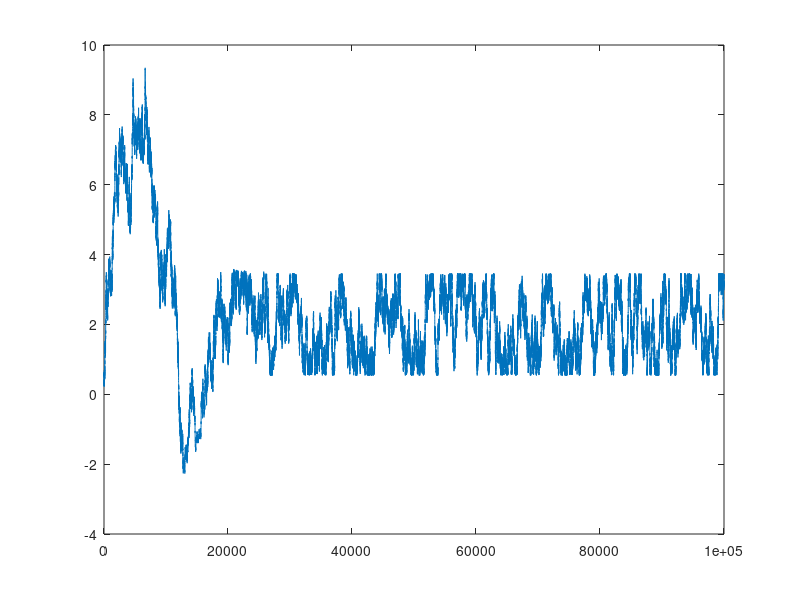

Source code (MATLAB):
clc,clear

f = @(x)-(x-2)^2;

T = 1e4;
T_decrease = 0.9995;
x_min = -10;
x_max = 10;

range = 0.2;

x0 = x_min+rand*(x_max-x_min);
y0 = f(x0);
box = zeros(1,100000);
box_x = zeros(1,100000);
for i = 1:100000
    x1 = x0 + rand*range-(range)/2;
    if x1<x_min;
        x1 = x_min;
    end
    if x1 > x_max
        x1 = x_max;   
    end
    y1 = f(x1);
    error = y1-y0;
    if error >= 0
        x0 = x1;
        y1 = y0;
    elseif exp(error/T)>rand;
        x0 = x1;
        y1 = y0;
    end
    box(i) = exp(error/T);
    box_x(i) = x0;
    T = T*T_decrease;
end
x0
plot(box)
figure
plot(box_x)
